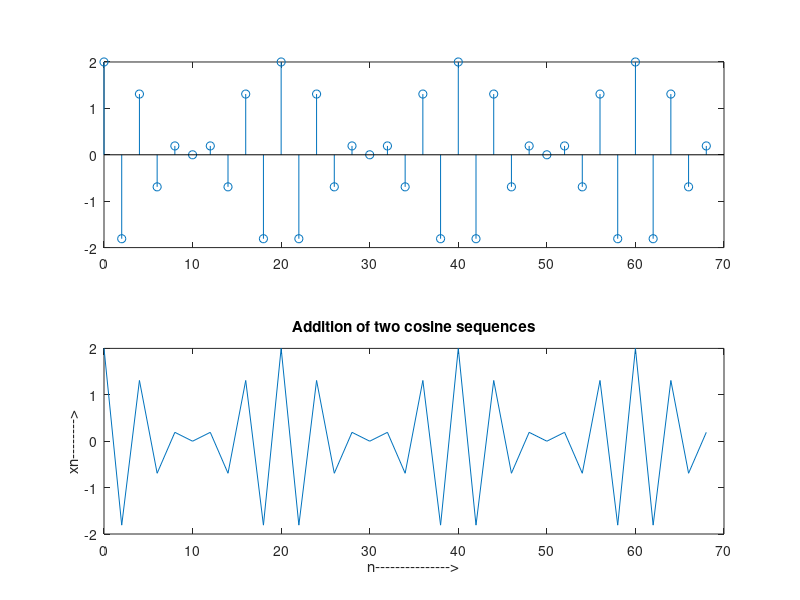

MATLAB code to generate this figure:
clc;
clear all;
close all;
%ADDITION SCRIPT
N=69;
n=0:2:N-1;
xn=cos(0.4*pi*n)+cos(0.5*pi*n);
subplot(2,1,1),stem(n,xn);
subplot(2,1,2),plot(n,xn);
xlabel('n--------------->');ylabel('xn-------->');
title('Addition of two cosine sequences');
